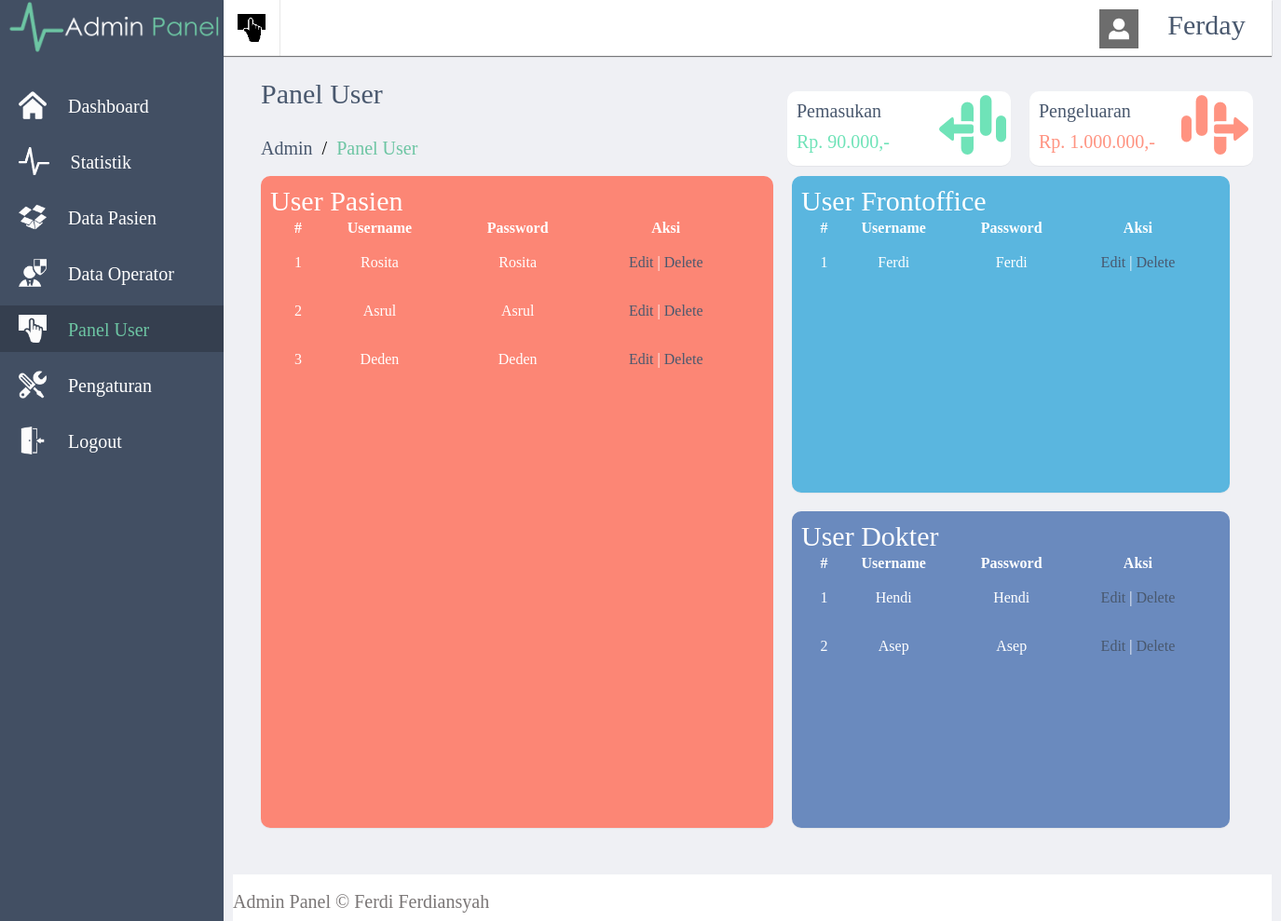
/p/admin/paneluser.php (signed in), run on the app's committed database.
### tables this page shows
CREATE TABLE IF NOT EXISTS `user` (
  `no` int(11) NOT NULL AUTO_INCREMENT,
  `userid` varchar(50) NOT NULL,
  `password` varchar(50) NOT NULL,
  `level` varchar(50) NOT NULL,
  PRIMARY KEY (`no`)
);

### p/admin/paneluser.php (the view, shortened to what this page needs)
<html>
<head>
	<link rel="stylesheet" type="text/css" href="style.css">
</head>
<body>
	<div id='wrapper'>
		<div id='menukiri'>
		<center><img src="img/logo.png" height='60'></center><br>
		<a href="index.php"><div class='menu'>
			<img src="img/house.png" height='30' align='left' style='margin-left:20px;margin-top:10px;'>
			<font class='sk' style='margin-left:20px;margin-top:15px;display:inline-block;'>Dashboard</font>
		</div>
		</a>
		<a href="statistik.php">
		<div class='menu'>
			<img src="img/statistik.png" height='30' align='left' style='margin-left:20px;margin-top:10px;'>
			<font class='sk' style='margin-left:20px;margin-top:15px;display:inline-block;'>Statistik</font>
		</div>
		</a>
		<a href="pasien.php">
		<div class='menu'>
			<img src="img/data.png" height='30' align='left' style='margin-left:20px;margin-top:10px;'>
			<font class='sk' style='margin-left:20px;margin-top:15px;display:inline-block;'>Data Pasien</font>
		</div>
		</a>
		<a href="dataop.php">
		<div class='menu'>
			<img src="img/frontoffice.png" height='30' align='left' style='margin-left:20px;margin-top:10px;'>
			<font class='sk' style='margin-left:20px;margin-top:15px;display:inline-block;'>Data Operator</font>
		</div>
		</a>
		<a href="paneluser.php">
		<div class='menu-active'>
			<img src="img/panel.png" height='30' align='left' style='margin-left:20px;margin-top:10px;'>
			<font class='sk' style='margin-left:20px;margin-top:15px;display:inline-block;'>Panel User</font>
		</div>
		</a>
		<a href="#">
		<div class='menu'>
			<img src="img/setting.png" height='30' align='left' style='margin-left:20px;margin-top:10px;'>
			<font class='sk' style='margin-left:20px;margin-top:15px;display:inline-block;'>Pengaturan</font>
		</div>
		</a>
		<a href="../../login.php?op=out">
		<div class='menu'>
			<img src="img/logout.png" height='30' align='left' style='margin-left:20px;margin-top:10px;'>
			<font class='sk' style='margin-left:20px;margin-top:15px;display:inline-block;'>Logout</font>
		</div>
		</a>
		</div>
		<div id='menuatas'>
		<a href="#">
		<div id='sub-panel'>
		</div>
		</a>
		<a href='#'>
		<div id='user'>
		<img src="img/profil.png" height='70%' align='left' style='margin-top:10px;margin-left:15px;'>
		<font class='k' style='margin-top:10px;display:inline-block;text-transform:capitalize;'><?php echo $_SESSION['userid'];?></font>
		</div>
		</a>
	</div>
		<article>
			<br><br><br>
			<font class='k' style='padding:30px;display:inline-block;color:#49586E;'>Panel User</font><br>
			<font class='sk' style='margin-left:30px;display:inline-block;'><a href='#'>Admin</a>&nbsp;&nbsp;/&nbsp;&nbsp;<font class='sk' style='color:#6DC5A3;'>Panel User</font></font>
			<div id='info'>
				<font class='sk' style='padding:10px;display:inline-block;color:#49586E;'>Pengeluaran</font>
				<img src="img/pengeluaran.png" align='right' style='margin-right:5px;'>
				<font style='font-size:20px;margin-top:-10px;padding:10px;display:inline-block;color:#FF9381;'>Rp. 1.000.000,-</font>
			</div>
			<div id='info'>
				<font class='sk' style='padding:10px;display:inline-block;color:#49586E;'>Pemasukan</font>
				<img src="img/pemasukan.png" align='right' style='margin-right:5px;'>
				<font style='font-size:20px;margin-top:-10px;padding:10px;display:inline-block;color:#6FE3B8;'>Rp. 90.000,-</font>
			</div>
			<br><br>
			<div id='pasien'>
				<font class='k' style='color:white;display:inline-block;margin-top:10px;margin-left:10px;'>User Pasien</font><br>
				<center>
					<table class="tabeluser">
                            <thead>
                            <tr>
                                <th>#</th>
                                <th>Username</th>
                                <th>Password</th>
                                <th>Aksi</th>
                            </tr>
                            </thead>
                            <tbody>
					 <?php
    					$query = mysql_query("select * from user where level='pasien'");
    					$no = 1;
    					while ($data = mysql_fetch_array($query)) {
    				?>
                            <tr>
                                <td><?php echo $no; ?></td>
                                <td><?php echo $data['userid']; ?></td>
                                <td><?php echo $data['password']; ?></td>
                                <td><a href="editpanelpasien.php?idpasien=<?php echo $data['no'];?>">Edit</a> | <a href="deletepanelpasien.php?idpasien=<?php echo $data['no']; ?>">Delete</a></td>
                            </tr>
                            </tbody>
                        <?php
                        $no++;
                         } ?>
                         </table>
                        </center>
			</div>
			<div id='frontoffice'>
				<font class='k' style='color:white;display:inline-block;margin-top:10px;margin-left:10px;'>User Frontoffice</font><br>
				<center>
					<table class="tabeluser">
                            <thead>
                            <tr>
                                <th>#</th>
                                <th>Username</th>
                                <th>Password</th>
                                <th>Aksi</th>
                            </tr>
                            </thead>
                            <tbody>
					 <?php
    					$query = mysql_query("select * from user where level='frontoffice'");
    					$no = 1;
    					while ($data = mysql_fetch_array($query)) {
    				?>
                            <tr>
                                <td><?php echo $no; ?></td>
                                <td><?php echo $data['userid']; ?></td>
                                <td><?php echo $data['password']; ?></td>
                                <td><a href="editpanelfrontoffice.php?idpasien=<?php echo $data['no'];?>">Edit</a> | <a href="delete.php?idpasien=<?php echo $data['no']; ?>">Delete</a></td>
                            </tr>
                            </tbody>
                        <?php
                        $no++;
                         } ?>
                         </table>
                        </center>
			</div>
			<div id='dokter'>
				<font class='k' style='color:white;display:inline-block;margin-top:10px;margin-left:10px;'>User Dokter</font><br>
				<center>
					<table class="tabeluser">
                            <thead>
                            <tr>
                                <th>#</th>
                                <th>Username</th>
                                <th>Password</th>
                                <th>Aksi</th>
                            </tr>
                            </thead>
                            <tbody>
					 <?php
    					$query = mysql_query("select * from user where level='dokter'");
    					$no = 1;
    					while ($data = mysql_fetch_array($query)) {
    				?>
                            <tr>
                                <td><?php echo $no; ?></td>
                                <td><?php echo $data['userid']; ?></td>
                                <td><?php echo $data['password']; ?></td>
                                <td><a href="editpaneldokter.php?idpasien=<?php echo $data['no'];?>">Edit</a> | <a href="delete.php?idpasien=<?php echo $data['no']; ?>">Delete</a></td>
                            </tr>
                            </tbody>
                        <?php
                        $no++;
                         } ?>
                         </table>
                        </center>
			</div>
			<footer>
				<br><font class='sk' style='color:#7A7676;'> Admin Panel &copy; Ferdi Ferdiansyah</font>
			</footer>
		</article>
	</div>
</body>
</html>

### p/admin/style.css (style rules this page uses)
body { margin:0; font-family: 'Century Gothic'; background:#EFF0F4; }
a { text-decoration: none; color: #49586E;; }
#wrapper { width: 100%; height:auto; background:#EFF0F4; }
#menukiri { width: 240px; height: 100%; background: #424F63; float: left; position: fixed; }
.menu { width: 100%; height: 50px; color: white; margin-top: 10px; -o-transition:0.2s; -ms-transition:0.2s; -moz-transition:0.2s; -webkit-transition:0.2s; transition:0.2s; }
.menu-active { width: 100%; height: 50px; background: #353F4F; color:#6DC5A3; margin-top: 10px; -o-transition:0.2s; -ms-transition:0.2s; -moz-transition:0.2s; -webkit-transition:0.2s; transition:0.2s; }
#menuatas { width: 1125px; height: 60px; background: white; position: fixed; margin-left: 240px; box-shadow: 0 1px 1px rgba(0,0,0,.5); }
font { font-family: 'Century Gothic'; }
font.sk { font-size: 20px; }
font.k { font-size: 30px; }
#sub-panel { width:60px; height: 100%; background-image: url(img/panelsub.png); background-size: 30px; background-position:center; background-repeat: no-repeat; float: left; -o-transition:0.2s; -ms-transition:0.2s; -moz-transition:0.2s; -webkit-transition:0.2s; transition:0.2s; border-right: 1px solid #e7e7e7; }
#user { width:200px; height: 100%; float:right; color: #49586E; text-align: center; -o-transition:0.2s; -ms-transition:0.2s; -moz-transition:0.2s; -webkit-transition:0.2s; transition:0.2s; }
article { width: 1115px; margin-left: 250px; }
#info { width:240px; height:80px; background: white; float: right; box-shadow: 0 1px 1px rgba(0,0,0,.05); margin-right: 20px; margin-top: -50px; border-radius: 10px; }
.tabeluser { width: 90%; text-align: center; color: white; }
footer { width: 100%; height: 50px; background: #FFFFFF; margin-top: 50px; display: inline-block; }
table td { height: 50px; }
table { text-transform: capitalize; }
#pasien { width: 550px; background:#FC8675 ; height: 700px; margin-left: 30px; border-radius: 10px; box-shadow: 0 1px 1px rgba(0,0,0,.05); overflow: auto; float: left; }
#frontoffice { width: 470px; background:#5AB6DF; ; height: 340px; margin-left: 20px; display: inline-block; border-radius: 10px; box-shadow: 0 1px 1px rgba(0,0,0,.05); overflow: auto; }
#dokter { width: 470px; background:#6A8ABE; ; height: 340px; margin-left: 20px; display: inline-block; border-radius: 10px; box-shadow: 0 1px 1px rgba(0,0,0,.05); overflow: auto; margin-top: 20px; }

### data on the page
user: userid "Rosita", password "Rosita"
user: userid "Asrul", password "Asrul"
user: userid "Deden", password "Deden"
user: userid "Ferdi", password "Ferdi"
user: userid "Hendi", password "Hendi"
user: userid "Asep", password "Asep"

### other printed values
$_SESSION['userid'] "Ferday"
